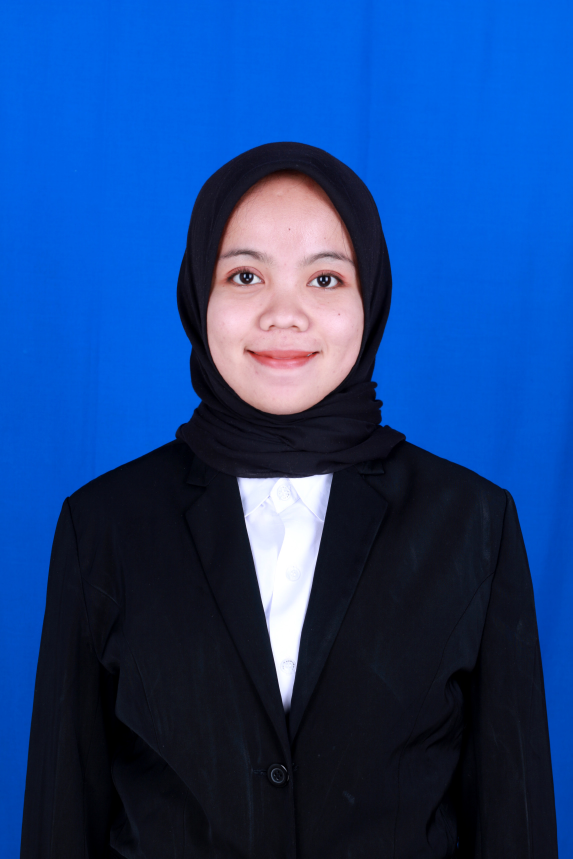
#> input picture media/IMG_3240.jpg, 1717 x 2576 px (shown at 1/3 size); its folder holds only this picture in this run
$ python -i views.py   (imports and definitions only)
#> lines starting #> are read from the running program, lines starting #| are printed output that depends on the picture; after the words box and inside, x2 and y2 are one past the last pixel; in counts of white or black regions, pixels touching at a corner belong together
#> further down, picture is the input picture: shape (2576, 1717, 3); mean B, G, R 132.6, 66.5, 24.5
from django.shortcuts import render
from PIL import Image
from sklearn.metrics import accuracy_score, precision_score, recall_score, confusion_matrix
from sklearn.model_selection import train_test_split
from sklearn.discriminant_analysis import LinearDiscriminantAnalysis
from sklearn.model_selection import KFold
from sklearn.model_selection import train_test_split
from sklearn.metrics import ConfusionMatrixDisplay

from sklearn.metrics import plot_confusion_matrix

from sklearn.metrics import mean_squared_error
from sklearn.metrics import classification_report
import os
import numpy as np
import cv2
import pickle
import random
import pandas as pd
import matplotlib.pyplot as plt
from PIL import Image
# Create your views here..


# [43 lines left out: functions index, identify, not called in this run]
# Awal imageprocessing


def imageprocessing(frame):
    # Meresize Gambar
    frame = cv2.resize(frame, (336, 448))
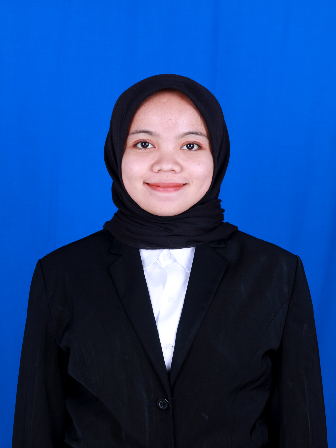
#> frame: shape (448, 336, 3); mean of channels 0, 1, 2 132.6, 66.5, 24.4; drawn as B, G, R
    # OpenCV akan mengimport gambar kedalam format warna BGR
    # Mengubah Gambar ke format RGB
    rgb = cv2.cvtColor(frame, cv2.COLOR_BGR2RGB)

    # Mengubah kedalam format HSV
    hsv = cv2.cvtColor(rgb, cv2.COLOR_RGB2HSV)
#> hsv: shape (448, 336, 3); mean H, S, V 112, 178.8, 135.2
    H, S, V = cv2. split(hsv)
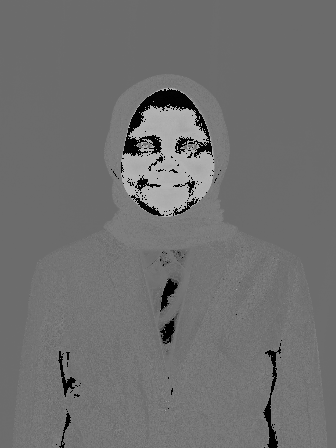
#> H: shape (448, 336); min 0, max 179, mean 112
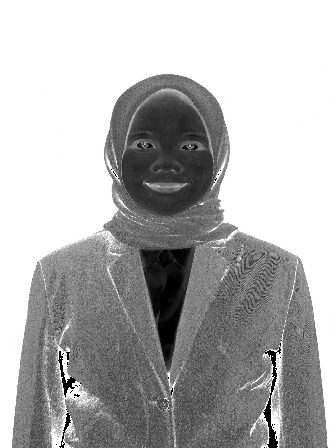
#> S: shape (448, 336); min 0, max 255, mean 178.8
    # mendefinisikan clahe atau metode histogram ewualization yang dipakai, tile grid size 8,8 merupakan default sie dari clahe
    clahe = cv2.createCLAHE(clipLimit=1.0)
    # menerapkan clahe pada value
    equalized_V = clahe.apply(V)
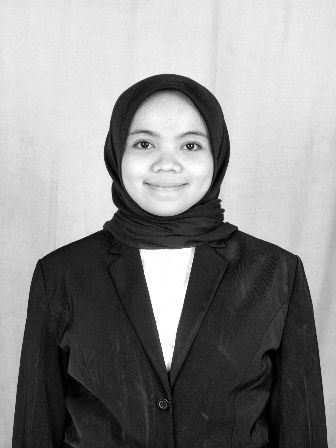
#> equalized_V: shape (448, 336); min 1, max 255, mean 139.6
    # melakukan penggabungan antara h,s, dan value yang telah diequalized
    equalized = cv2.merge([H, S, equalized_V])
#> equalized: shape (448, 336, 3); mean H, S, V 112, 178.8, 139.6
    # Mendefinisikan warna yang akan di cari pada HSV
    lower_green = np.array([16, 43, 40])
    upper_green = np.array([179, 255, 255])
    lower_brown = np.array([4, 88, 43])
    upper_brown = np.array([9, 243, 255])
    # Proses masking
    mask = cv2.inRange(equalized, lower_green, upper_green)
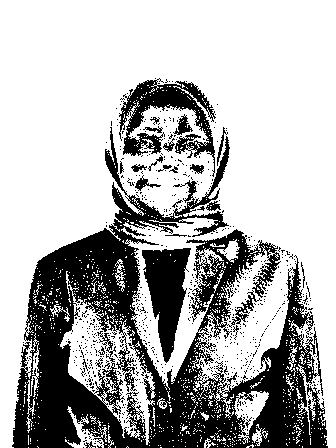
#> mask: shape (448, 336); 69.9% white; 676 black regions (652 under 20 px), largest, box (x1, y1, x2, y2) and area: (12, 127, 328, 448) 36356, (119, 78, 216, 177) 3426, (142, 248, 191, 363) 3122
    mask2 = cv2.inRange(equalized, lower_brown, upper_brown)
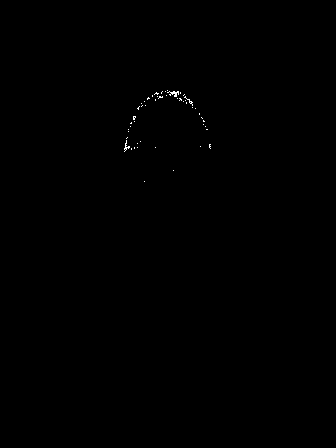
#> mask2: shape (448, 336); 0.12% white in thin lines or dots, all inside (x1, y1, x2, y2) = (124, 90, 211, 182)
    final_mask = mask + mask2
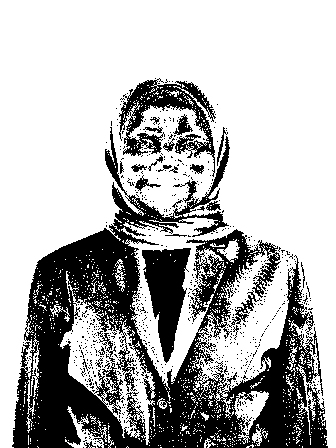
#> final_mask: shape (448, 336); 70% white; 677 black regions (653 under 20 px), largest, box (x1, y1, x2, y2) and area: (12, 127, 328, 448) 36356, (119, 78, 216, 177) 3242, (142, 248, 191, 363) 3122
    # Memisahkan citra foreground dengan citra background
    # Bitwise-AND mask dan gambar asli
    image = cv2.bitwise_and(equalized, equalized, mask=final_mask)
#> image: shape (448, 336, 3); mean H, S, V 79.4, 145.4, 122.5
    # Final processing dengan memberikan sedikit blur
    # image = cv2.GaussianBlur(image, (3, 3), 0)
    return image
# Akhir imageprocessing


# [105 lines left out: function training, not called in this run]

>>> import cv2
>>> picture = cv2.imread('../media/IMG_3240.jpg')
>>> result = imageprocessing(picture)
